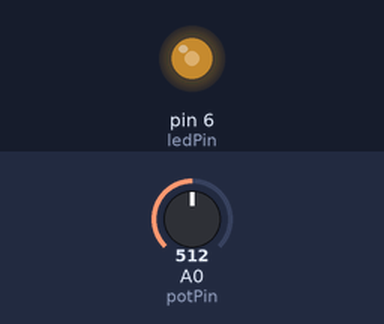
Bench run of a sketch on a simulated Arduino Uno, built with avr-gcc and run on an emulated ATmega328P. Parts: output pins drawn as LEDs (lit = HIGH). The inputs (shaded band) are chosen by the test bench; at power-on: A0 (potPin) = 512.

Above: at 1.2 s.
1.3 s: A0 (potPin) set to 716
At 2.2 s:
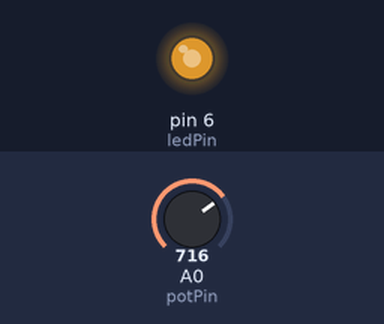
2.8 s: A0 (potPin) set to 900
At 3.3 s:
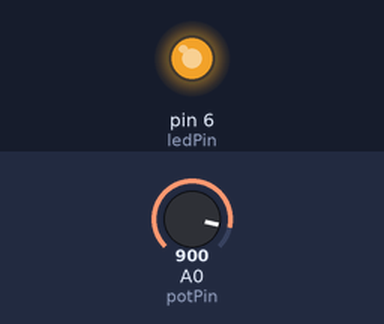
4.3 s: A0 (potPin) set to 122
At 5.5 s:
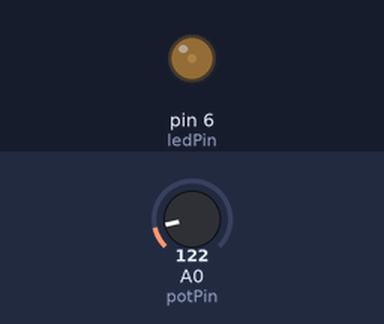
5.8 s: A0 (potPin) set to 0
At 6.8 s:
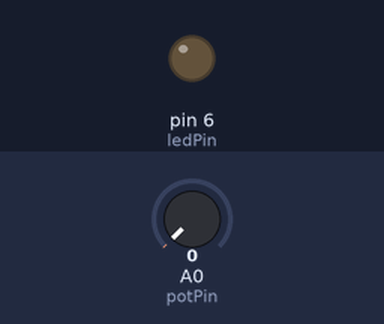
Timing chart, 0 to 8.3 s (numbered marks = the images above; inputs shaded):
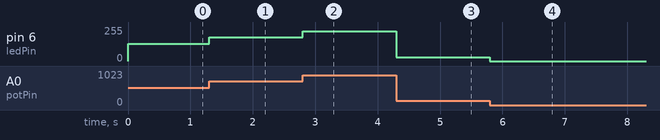

The sketch:

m2_dimmer.ino
```cpp
// Arduino Missions — Mission 2: Knob Dimmer
// Turn the potentiometer knob to make the LED brighter or dimmer.
// Pot wiper (middle leg) → A0.
// LED (long leg → 220Ω → pin 6).

int potPin = A0;  // potentiometer wiper
int ledPin = 6;   // LED — pin 6 is a PWM pin (~)

void setup() {
  pinMode(ledPin, OUTPUT);
  // A0 is an analog input — no pinMode needed
}

void loop() {
  // analogRead gives 0–1023. analogWrite needs 0–255.
  // Divide by 4 to scale: 1023 / 4 = 255.
  int brightness = analogRead(potPin) / 4;
  analogWrite(ledPin, brightness);
}
```

Measured:
- after the input at 1.3 s, pin 6 (ledPin): 128/255 → 179/255 at once
- after the input at 2.8 s, pin 6 (ledPin): 179/255 → 225/255 at once
- after the input at 4.3 s, pin 6 (ledPin): 225/255 → 30/255 at once
- after the input at 5.8 s, pin 6 (ledPin): 30/255 → 0/255 at once
